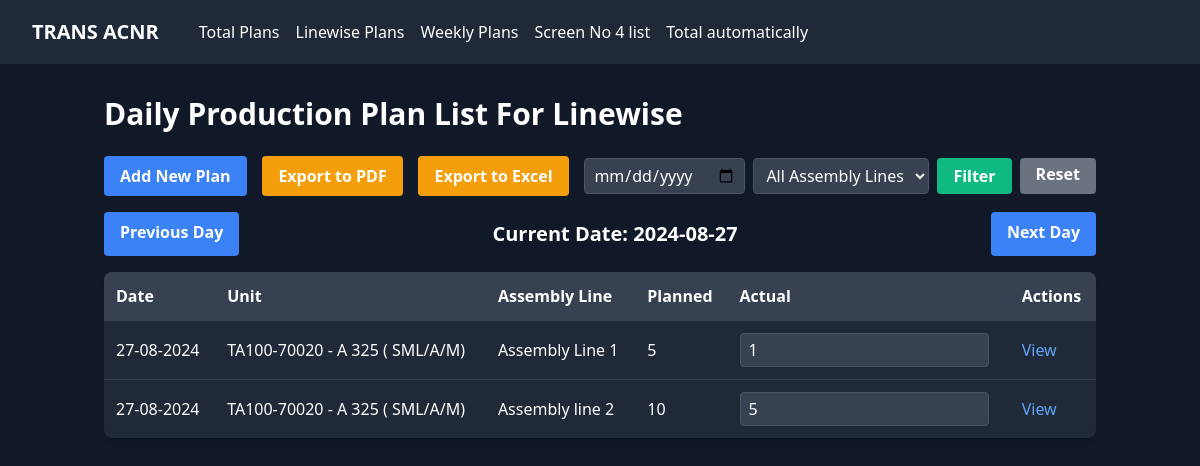
The page /screen/linewise/ on the database its author committed.
### screen_app/models.py (models this page shows, shortened)
class ProductionPlan(models.Model):
    s_no = models.AutoField(primary_key=True)
    date = models.DateField(default=timezone.now)
    assembly_line = models.ForeignKey(AssemblyLine, on_delete=models.PROTECT)
    unit = models.ForeignKey(Unit, on_delete=models.PROTECT)
    qty_planned = models.IntegerField()
    qty_actual = models.IntegerField(default=0,blank=True)
    remarks = models.TextField(blank=True, null=True)
    def __str__(self):
        return f"{self.date} - {self.unit.model}"
    class Meta:
        verbose_name = "Daily Production Plan Vs Actual LineWise"
        verbose_name_plural = "Daily Production Plan Vs Actual Total LineWise"

class Unit(models.Model):
    code = models.CharField(max_length=20, unique=True)
    model = models.CharField(max_length=100)

class AssemblyLine(models.Model):
    name = models.CharField(max_length=100)
    number = models.IntegerField(unique=True)

### screen_app/views.py (the view)
# urls.py: path('linewise/', views.ProductionPlanListView.as_view(), name='production_plan_list_linewise'),
class ProductionPlanListView(ListView):
    model = ProductionPlan
    template_name = 'linewise/production_plan_list.html'
    context_object_name = 'plans'
    paginate_by = 10
    def get_queryset(self):
        queryset = super().get_queryset()
        date = self.request.GET.get('date')
        if date:
            try:
                date = datetime.strptime(date, "%Y-%m-%d").date()
            except ValueError:
                date = datetime.today().date()
        else:
            date = datetime.today().date()
        queryset = queryset.filter(date=date)
        assembly_line = self.request.GET.get('assembly_line')
        if assembly_line:
            queryset = queryset.filter(assembly_line__name=assembly_line)
        return queryset
    def get_context_data(self, **kwargs):
        context = super().get_context_data(**kwargs)
        assembly_lines = AssemblyLine.objects.all()
        context['assembly_lines'] = assembly_lines
        date_str = self.request.GET.get('date')
        if date_str:
            try:
                current_date = datetime.strptime(date_str, "%Y-%m-%d").date()
            except ValueError:
                current_date = datetime.today().date()
        else:
            current_date = datetime.today().date()
        previous_date = current_date - timedelta(days=1)
        next_date = current_date + timedelta(days=1)
        context['current_date'] = current_date.strftime("%Y-%m-%d")
        context['previous_date'] = previous_date.strftime("%Y-%m-%d")
        context['next_date'] = next_date.strftime("%Y-%m-%d")
        return context

### screen_app/templates/linewise/production_plan_list.html (shortened to what this page needs)
{% extends 'base.html' %}
{% block content %}
<h1 class="text-3xl font-bold mb-6 text-white">Daily Production Plan List For Linewise</h1>
<div class="mb-4 flex flex-col sm:flex-row justify-between items-center space-y-4 sm:space-y-0">
    <a href="{% url 'add_production_plan_linewise' %}" class="bg-blue-500 hover:bg-blue-600 text-white font-bold py-2 px-4 rounded">
        Add New Plan
    </a>
    <a href="{% url 'export_production_plan_pdf' %}?date={{ request.GET.date }}" class="bg-yellow-500 hover:bg-yellow-600 text-white font-bold py-2 px-4 rounded">
        Export to PDF
    </a>
    <a href="{% url 'export_production_plan' %}?date={{ request.GET.date }}" class="bg-yellow-500 hover:bg-yellow-600 text-white font-bold py-2 px-4 rounded">
        Export to Excel
    </a>
    <form method="get" class="flex flex-col sm:flex-row space-y-2 sm:space-y-0 sm:space-x-2">
        <input type="date" name="date" value="{{ current_date|date:'Y-m-d' }}"
               class="bg-gray-700 text-white border border-gray-600 rounded px-2 py-1 focus:outline-none focus:border-blue-500">
        <select name="assembly_line"
                class="bg-gray-700 text-white border border-gray-600 rounded px-2 py-1 focus:outline-none focus:border-blue-500">
            <option value="">All Assembly Lines</option>
        </select>
        <button type="submit" class="bg-green-500 hover:bg-green-600 text-white font-bold py-1 px-4 rounded">
            Filter
        </button>
        <a href="{% url 'production_plan_list_linewise' %}" class="bg-gray-500 hover:bg-gray-600 text-white font-bold py-1 px-4 rounded">
            Reset
        </a>
    </form>
</div>
<div class="mb-4 flex justify-between">
    <a href="?date={{ previous_date }}{% if request.GET.assembly_line %}&assembly_line={{ request.GET.assembly_line }}{% endif %}"
       class="bg-blue-500 hover:bg-blue-600 text-white font-bold py-2 px-4 rounded">
        Previous Day
    </a>
    <span class="text-xl font-semibold py-2 px-4">
        Current Date: {{ current_date }}
    </span>
    <a href="?date={{ next_date }}{% if request.GET.assembly_line %}&assembly_line={{ request.GET.assembly_line }}{% endif %}"
       class="bg-blue-500 hover:bg-blue-600 text-white font-bold py-2 px-4 rounded">
        Next Day
    </a>
</div>
<div class="bg-gray-800 rounded-lg shadow-lg overflow-hidden">
    <table class="w-full">
        <thead>
            <tr class="bg-gray-700">
                <th class="p-3 text-left text-white">Date</th>
                <th class="p-3 text-left text-white">Unit</th>
                <th class="p-3 text-left text-white">Assembly Line</th>
                <th class="p-3 text-left text-white">Planned</th>
                <th class="p-3 text-left text-white">Actual</th>
                <th class="p-3 text-left text-white">Actions</th>
            </tr>
        </thead>
        <tbody>
            {% for plan in plans %}
            <tr class="border-t border-gray-700">
                <td class="p-3 text-white">{{ plan.date|date:"d-m-Y" }}</td>
                <td class="p-3 text-white">{{ plan.unit.code }} - {{ plan.unit.model }}</td>
                <td class="p-3 text-white">{{ plan.assembly_line.name }}</td>
                <td class="p-3 text-white">{{ plan.qty_planned }}</td>
                <td class="p-3 text-white">
                    <input type="number"
                    class="actual-input bg-gray-700 text-white border border-gray-600 rounded px-2 py-1"
                    data-plan-id="{{ plan.s_no|default:'unknown' }}"
                    value="{{ plan.qty_actual|default_if_none:'0' }}"
                    min="0"
                    data-debug-info="{{ plan|pprint }}"
             >
                </td>
                <td class="p-3">
                    <a href="{% url 'production_plan_detail_linewise' plan.pk %}" class="text-blue-400 hover:text-blue-300">View</a>
                </td>
            </tr>
            {% empty %}
            <tr>
                <td colspan="6" class="p-3 text-center text-white">No production plans found.</td>
            </tr>
            {% endfor %}
        </tbody>
    </table>
</div>
{% endblock %}

### templates/base.html (style rules this page uses)
body { background-color: #1a202c; color: #ffffff; }

### rows shown on the page
ProductionPlan: date "27-08-2024", unit.code "TA100-70020", unit.model "A 325 ( SML/A/M)", assembly_line.name "Assembly Line 1", qty_planned "5", qty_actual "1"
ProductionPlan: date "27-08-2024", unit.code "TA100-70020", unit.model "A 325 ( SML/A/M)", assembly_line.name "Assembly line 2", qty_planned "10", qty_actual "5"
